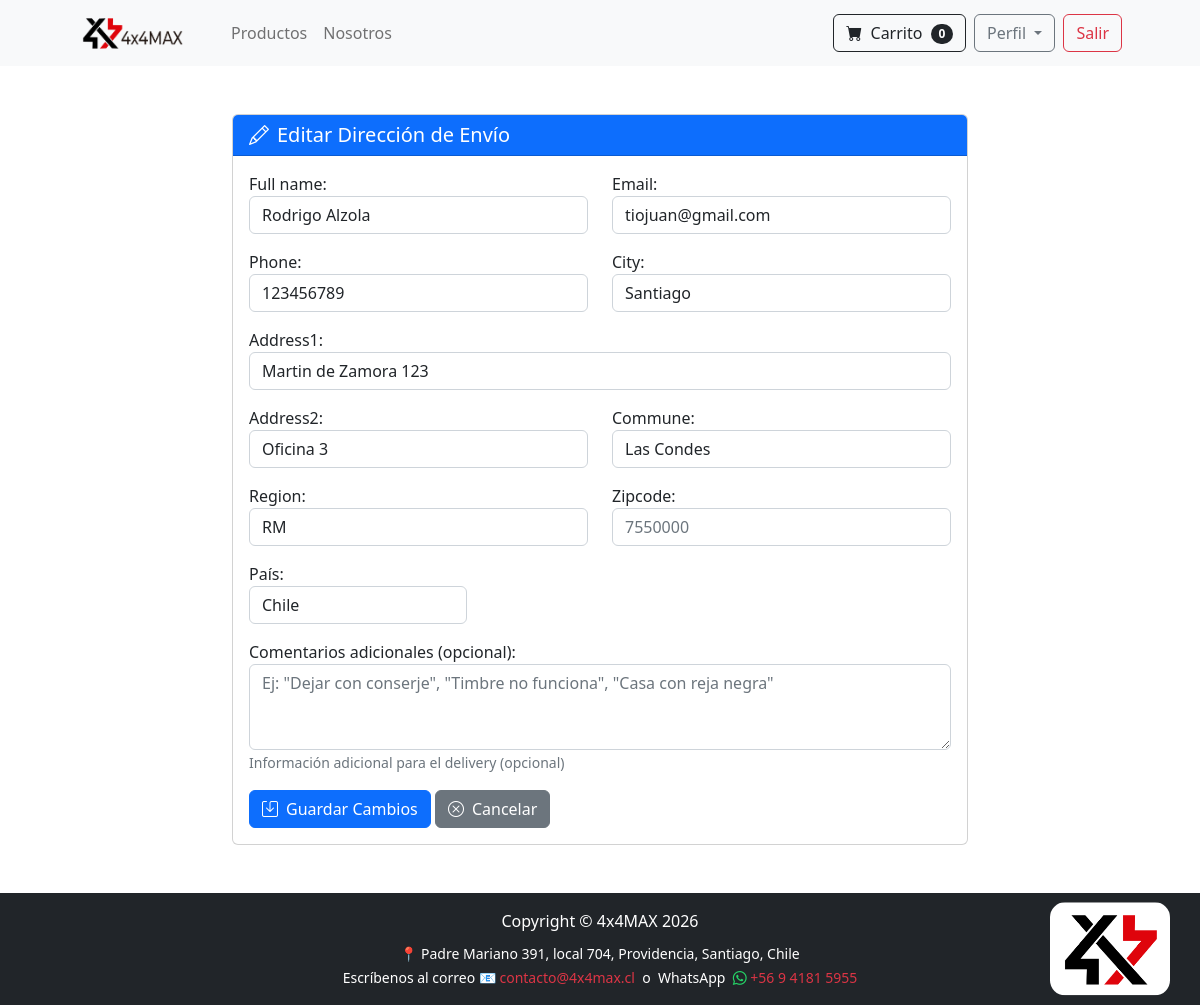
Page /edit_address/5/ (signed in) on the earlier database version.
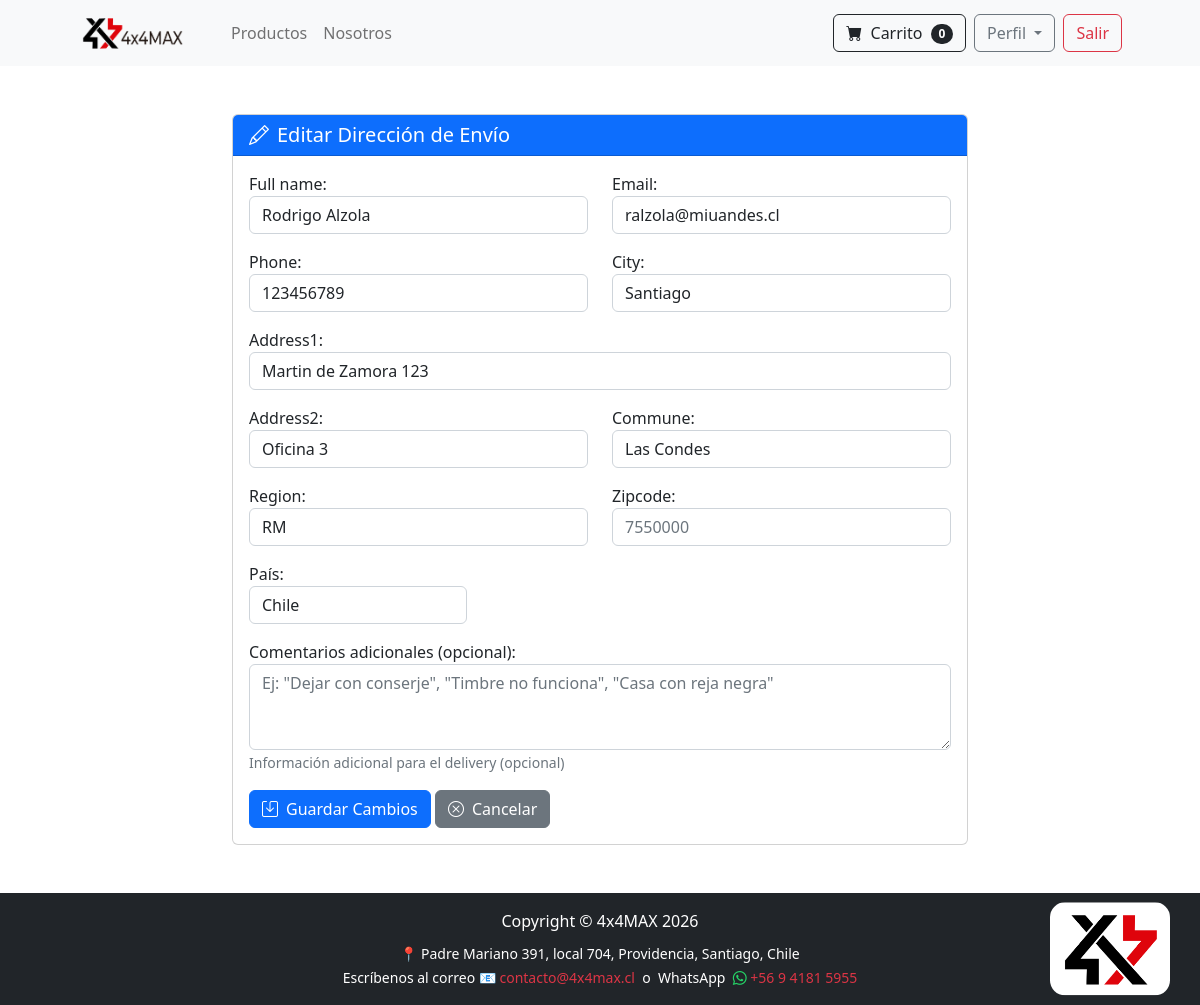
Same page on the later database version.
### payment/models.py (models this page shows, shortened)
class ShippingAddress(models.Model):
    user = models.ForeignKey(User, on_delete=models.CASCADE, related_name='shipping_addresses')
    full_name = models.CharField(max_length=255)
    email = models.EmailField(max_length=255)
    phone = models.CharField(max_length=20)
    id_number = models.CharField(max_length=10, default='', validators=[validar_rut], help_text='Formato: 12345678-9')
    address1 = models.CharField(max_length=255)
    address2 = models.CharField(max_length=255, blank=True, null=True)
    city = models.CharField(max_length=100)
    commune = models.CharField(max_length=100, blank=True, null=True)
    region = models.CharField(max_length=100)
    zipcode = models.CharField(max_length=20, blank=True, null=True)
    country = models.CharField(max_length=100, default='Chile')
    notes = models.TextField(
        blank=True,
        null=True,
        max_length=300,
        verbose_name='Comentarios adicionales',
        help_text='Ej: "Dejar con conserje", "Timbre no funciona", "Casa blanca con reja negra"'
    )
    is_default = models.BooleanField(default=False)
    created_at = models.DateTimeField(auto_now_add=True)
    class Meta:
        ordering = ['-is_default', '-created_at']
        verbose_name_plural = "Shipping Addresses"

### store/views.py (the view)
# urls.py: path('edit_address/<int:address_id>/', views.edit_shipping_address, name='edit_address'),
@login_required
def edit_shipping_address(request, address_id):
    address = get_object_or_404(ShippingAddress, id=address_id, user=request.user)
    if request.method == 'POST':
        form = ShippingForm(request.POST, instance=address)
        if form.is_valid():
            form.save()
            messages.success(request, "✅ Dirección actualizada correctamente.")
            return redirect('update_info')
    else:
        form = ShippingForm(instance=address)
    return render(request, 'edit_shipping_address.html', {
        'form': form,
        'address': address
    })

### cart/cart.py (called while the page is built)
    def __len__(self):
        return len(self.cart)

### cart/context_processor.py (called while the page is built)
def cart(request):
    return {'cart': Cart(request)}

### store/templates/edit_shipping_address.html (shortened to what this page needs)
{% extends 'base.html' %}
{% block content %}
<div class="container my-5">
    <div class="row justify-content-center">
        <div class="col-md-8">
            <div class="card">
                <div class="card-header bg-primary text-white">
                    <h5 class="mb-0">
                        <i class="bi bi-pencil me-2"></i>Editar Dirección de Envío
                    </h5>
                </div>
                <div class="card-body">
                    <form method="POST">
                        <div class="row">
                            <div class="col-md-6 mb-3">
                                {{ form.full_name.label_tag }}
                                {{ form.full_name }}
                            </div>
                            <div class="col-md-6 mb-3">
                                {{ form.email.label_tag }}
                                {{ form.email }}
                            </div>
                        </div>
                        <div class="row">
                            <div class="col-md-6 mb-3">
                                {{ form.phone.label_tag }}
                                {{ form.phone }}
                            </div>
                            <div class="col-md-6 mb-3">
                                {{ form.city.label_tag }}
                                {{ form.city }}
                            </div>
                        </div>
                        <div class="row">
                            <div class="col-md-12 mb-3">
                                {{ form.address1.label_tag }}
                                {{ form.address1 }}
                            </div>
                        </div>
                        <div class="row">
                            <div class="col-md-6 mb-3">
                                {{ form.address2.label_tag }}
                                {{ form.address2 }}
                            </div>
                            <div class="col-md-6 mb-3">
                                {{ form.commune.label_tag }}
                                {{ form.commune }}
                            </div>
                        </div>
                        <div class="row">
                            <div class="col-md-6 mb-3">
                                {{ form.region.label_tag }}
                                {{ form.region }}
                            </div>
                            <div class="col-md-6 mb-3">
                                {{ form.zipcode.label_tag }}
                                {{ form.zipcode }}
                            </div>
                                <div class="col-md-4 mb-3">
                                {{ form.country.label_tag }}
                                {{ form.country }}
                            </div>
                        </div>
                        <div class="row">
                            <div class="col-md-12 mb-3">
                                {{ form.notes.label_tag }}
                                {{ form.notes }}
                                <small class="form-text text-muted">
                                    Información adicional para el delivery (opcional)
                                </small>
                            </div>
                        </div>
                        <button type="submit" class="btn btn-primary">
                            <i class="bi bi-save me-2"></i>Guardar Cambios
                        </button>
                        <a href="{% url 'update_info' %}" class="btn btn-secondary">
                            <i class="bi bi-x-circle me-2"></i>Cancelar
                        </a>
                    </form>
                </div>
            </div>
        </div>
    </div>
</div>
{% endblock %}

Differences in the rows shown:
changed ShippingAddress "Rodrigo Alzola": email "tiojuan@gmail.com" → "ralzola@miuandes.cl"
